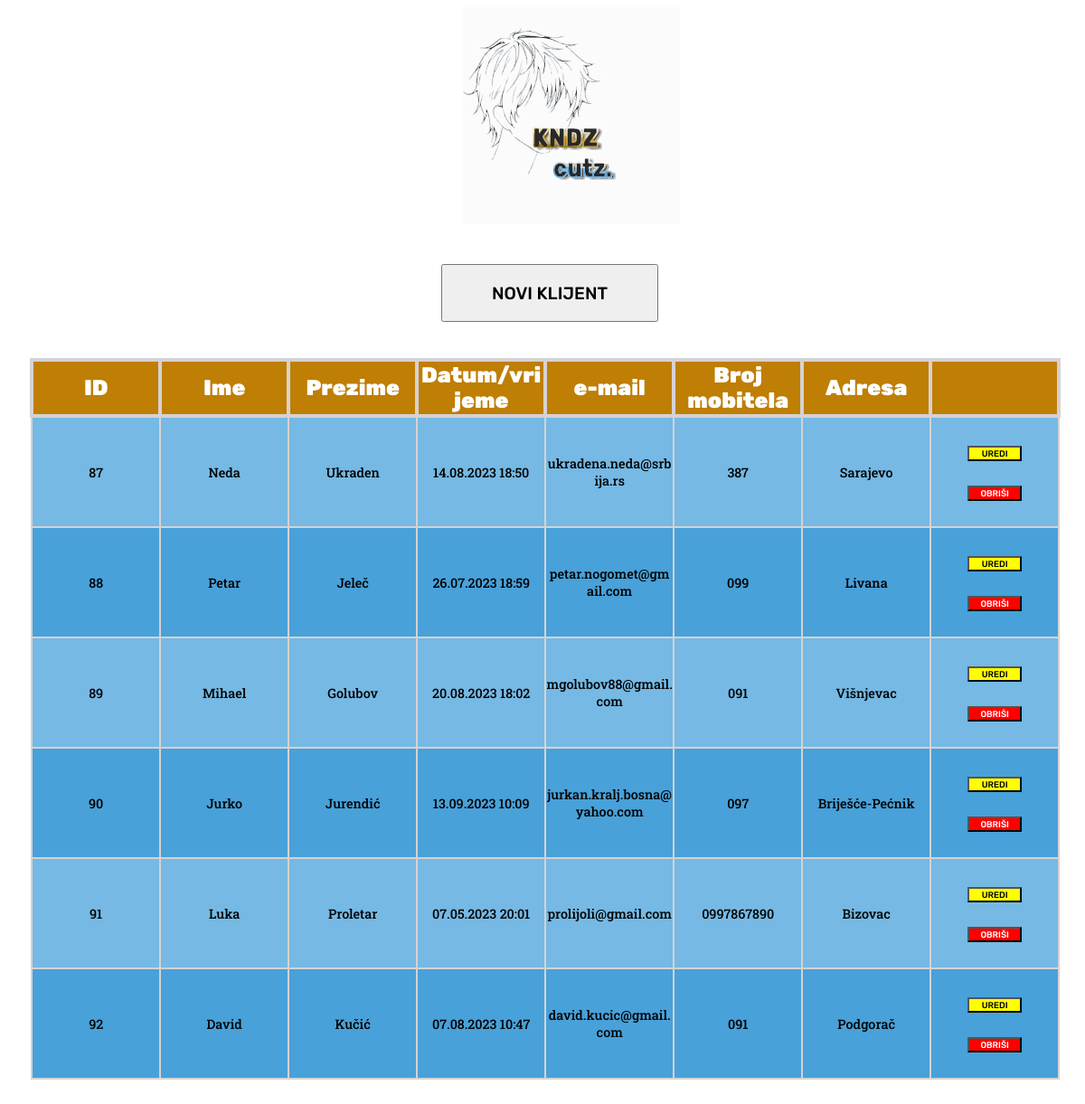
The page / on the database its author committed.
### tables this page shows
CREATE TABLE `klijent` (
  `id` int(3) NOT NULL,
  `ime` varchar(20) NOT NULL,
  `prezime` varchar(20) NOT NULL,
  `datum_vrijeme` datetime NOT NULL,
  `email` varchar(50) NOT NULL,
  `broj_mobitela` varchar(20) DEFAULT NULL,
  `adresa` varchar(100) DEFAULT NULL
);

### index.php (the view, shortened to what this page needs)
<!DOCTYPE html>
<html lang="en">
<head>
    <link rel="stylesheet" href="style.css">
</head>
<body>
    <main>
        <div>
        <img src="logo.svg" alt="Logo">
        </div>
        <?php
        $link = mysqli_connect(DB_HOST, DB_USER, DB_PASS, DB_NAME);
        ?>
        <a  href="unos.php"><button class="posebni">Novi klijent</button></a>
        <table>
            <tr>
                <th>ID</th>
                <th>Ime</th>
                <th>Prezime</th>
                <th>Datum/vrijeme</th>
                <th>e-mail</th>
                <th>Broj mobitela</th>
                <th>Adresa</th>
                <th></th>
            </tr>
            <?php
        $sql = "SELECT * FROM klijent";
        if($sql != NULL){
            $result = mysqli_query($link, $sql);
            $rows = mysqli_fetch_all($result, MYSQLI_ASSOC);
        }
        else{
            die("Nije uspjelo dohvaćanje iz baze");
        }
        foreach($rows as $row):?>
            <tr>
                <td><?=$row['id']  ?></td>
                <td><?=$row['ime']  ?></td>
                <td><?=$row['prezime']  ?></td>
                <td><?= date("d.m.Y G:i", strtotime($row['datum_vrijeme']))   ?></td>
                <td><?=$row['email']  ?></td>
                <td><?=$row['broj_mobitela']  ?></td>
                <td><?=$row['adresa']  ?></td>
                <td>
                        <a href="uredi.php?id=<?php echo $row['id']; ?>"><button id="uredibutton">Uredi</button></a>
                        <button type="submit" form="brisanjee" id="obrisibutton" name="button">Obriši</button>
                </td>
            </tr>
            <?php endforeach; ?>
        </table>
    </main>
</body>
</html>

### style.css (style rules this page uses)
button { font-size: 1.1rem; text-transform: uppercase; font-weight: 500; font-family: 'Rubik', sans-serif; }
table { width: 95vw; text-align: center; border-collapse: collapse; margin-bottom: 5vh; margin-left: 2.1vw; table-layout: fixed; }
td { border: 2px solid #D6D2D2; font-size: 1.2vw; font-weight: 500; font-family: 'Roboto Slab', serif; margin: 0; padding: 0; height: 15vh; overflow-wrap: break-word; }
tr:nth-child(even) { background-color: #75b9e4; }
tr:nth-child(odd) { background-color: #48A1D9; }
th { border: 4px solid #D6D2D2; font-size: 2vw; font-weight: 900; font-family: 'Rubik', sans-serif; background-color: #BF7E04; color: white; overflow-wrap: break-word; }
tr { height: 5vh; }
#obrisibutton { background-color: red; color: white; width: 5vw; font-size: 0.8vw; }
#uredibutton { background-color: yellow; color: black; width: 5vw; font-size: 0.8vw; }
.posebni { text-align: center; font-size: 120%; width: 20vw; height: 8vh; margin-left: 40vw; margin-bottom: 5vh; }
img { margin-bottom: 5vh; width: 20vw; margin-left: 42vw; }

### rows shown on the page
klijent: id "87", ime "Neda", prezime "Ukraden", datum_vrijeme "14.08.2023 18:50", email "ukradena.neda@srbija.rs", broj_mobitela "387", adresa "Sarajevo"
klijent: id "88", ime "Petar", prezime "Jeleč", datum_vrijeme "26.07.2023 18:59", email "petar.nogomet@gmail.com", broj_mobitela "099", adresa "Livana"
klijent: id "89", ime "Mihael", prezime "Golubov", datum_vrijeme "20.08.2023 18:02", email "mgolubov88@gmail.com", broj_mobitela "091", adresa "Višnjevac"
klijent: id "90", ime "Jurko", prezime "Jurendić", datum_vrijeme "13.09.2023 10:09", email "jurkan.kralj.bosna@yahoo.com", broj_mobitela "097", adresa "Briješće-Pećnik"
klijent: id "91", ime "Luka", prezime "Proletar", datum_vrijeme "07.05.2023 20:01", email "prolijoli@gmail.com", broj_mobitela "0997867890", adresa "Bizovac"
klijent: id "92", ime "David", prezime "Kučić", datum_vrijeme "07.08.2023 10:47", email "david.kucic@gmail.com", broj_mobitela "091", adresa "Podgorač"
